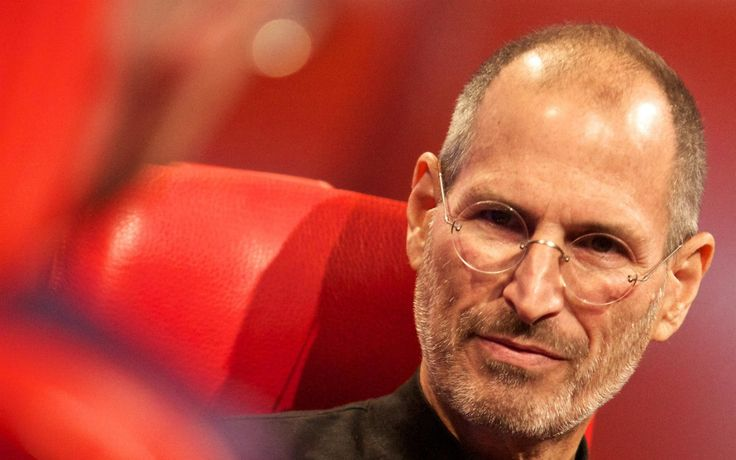
#> input picture python_works/steve.jpg, 736 x 460 px
$ python pixel_transformations.py
#> lines starting #> are read from the running program, lines starting #| are printed output that depends on the picture
__author__ = 'phaniteja'

# This file is to apply operations on each pixel of the file

# Import the modules to perform operations on Image - PIL is used for operations
from PIL import Image


try:
    # Load an image from the hard drive
    original = Image.open("steve.jpg")
#> original is the input picture: PIL image 736x460 RGB; mean R, G, B 186.5, 75.1, 57.6

except FileNotFoundError:
    print("Unable to load image")


# Apply pixel transformations
edited_region = original.point(lambda i: i * 1.5)
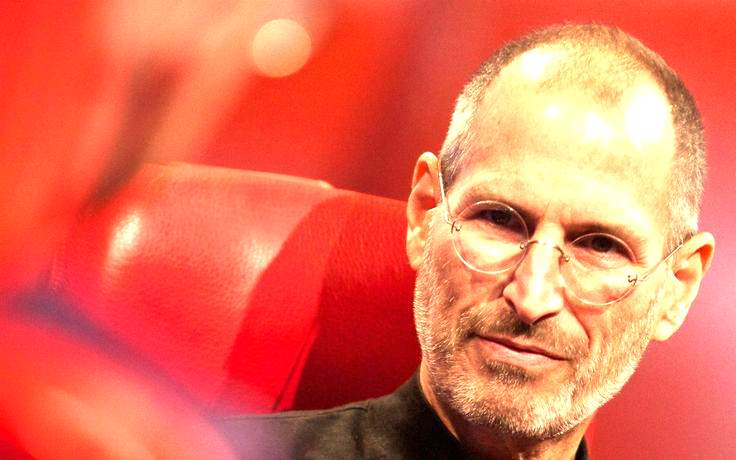
#> edited_region: PIL image 736x460 RGB; mean R, G, B 234.7, 110.9, 86.1

# Display both images
original.show()
edited_region.show()

# save the new image
# edited_region.save("edited.png")
